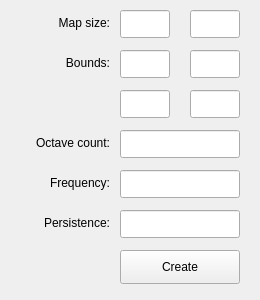
<?xml version="1.0" encoding="UTF-8"?>
<ui version="4.0">
 <class>MapCreatorHeightMapDialog</class>
 <widget class="QWidget" name="MapCreatorHeightMapDialog">
  <property name="geometry">
   <rect>
    <x>0</x>
    <y>0</y>
    <width>260</width>
    <height>300</height>
   </rect>
  </property>
  <property name="minimumSize">
   <size>
    <width>260</width>
    <height>300</height>
   </size>
  </property>
  <property name="maximumSize">
   <size>
    <width>260</width>
    <height>300</height>
   </size>
  </property>
  <property name="windowTitle">
   <string>HeightMap</string>
  </property>
  <widget class="QLabel" name="labelPersistence">
   <property name="geometry">
    <rect>
     <x>10</x>
     <y>213</y>
     <width>100</width>
     <height>20</height>
    </rect>
   </property>
   <property name="text">
    <string>Persistence:</string>
   </property>
   <property name="alignment">
    <set>Qt::AlignRight|Qt::AlignTrailing|Qt::AlignVCenter</set>
   </property>
  </widget>
  <widget class="QLineEdit" name="lineEditOctaveCount">
   <property name="geometry">
    <rect>
     <x>120</x>
     <y>130</y>
     <width>120</width>
     <height>28</height>
    </rect>
   </property>
  </widget>
  <widget class="QLabel" name="labelFrequency">
   <property name="geometry">
    <rect>
     <x>10</x>
     <y>173</y>
     <width>100</width>
     <height>20</height>
    </rect>
   </property>
   <property name="text">
    <string>Frequency:</string>
   </property>
   <property name="alignment">
    <set>Qt::AlignRight|Qt::AlignTrailing|Qt::AlignVCenter</set>
   </property>
  </widget>
  <widget class="QLabel" name="labelOctaveCount">
   <property name="geometry">
    <rect>
     <x>10</x>
     <y>133</y>
     <width>100</width>
     <height>20</height>
    </rect>
   </property>
   <property name="text">
    <string>Octave count:</string>
   </property>
   <property name="alignment">
    <set>Qt::AlignRight|Qt::AlignTrailing|Qt::AlignVCenter</set>
   </property>
  </widget>
  <widget class="QLineEdit" name="lineEditXBoundLower">
   <property name="geometry">
    <rect>
     <x>120</x>
     <y>50</y>
     <width>50</width>
     <height>28</height>
    </rect>
   </property>
  </widget>
  <widget class="QLabel" name="labelBounds">
   <property name="geometry">
    <rect>
     <x>10</x>
     <y>53</y>
     <width>100</width>
     <height>20</height>
    </rect>
   </property>
   <property name="text">
    <string>Bounds:</string>
   </property>
   <property name="alignment">
    <set>Qt::AlignRight|Qt::AlignTrailing|Qt::AlignVCenter</set>
   </property>
  </widget>
  <widget class="QLineEdit" name="lineEditPersistence">
   <property name="geometry">
    <rect>
     <x>120</x>
     <y>210</y>
     <width>120</width>
     <height>28</height>
    </rect>
   </property>
  </widget>
  <widget class="QLineEdit" name="lineEditFrequency">
   <property name="geometry">
    <rect>
     <x>120</x>
     <y>170</y>
     <width>120</width>
     <height>28</height>
    </rect>
   </property>
  </widget>
  <widget class="QPushButton" name="pushButtonCreate">
   <property name="geometry">
    <rect>
     <x>120</x>
     <y>250</y>
     <width>120</width>
     <height>34</height>
    </rect>
   </property>
   <property name="text">
    <string>Create</string>
   </property>
  </widget>
  <widget class="QLabel" name="labelMapSize">
   <property name="geometry">
    <rect>
     <x>10</x>
     <y>13</y>
     <width>100</width>
     <height>20</height>
    </rect>
   </property>
   <property name="text">
    <string>Map size:</string>
   </property>
   <property name="alignment">
    <set>Qt::AlignRight|Qt::AlignTrailing|Qt::AlignVCenter</set>
   </property>
  </widget>
  <widget class="QLineEdit" name="lineEdiMapSizeX">
   <property name="geometry">
    <rect>
     <x>120</x>
     <y>10</y>
     <width>50</width>
     <height>28</height>
    </rect>
   </property>
  </widget>
  <widget class="QLineEdit" name="lineEdiMapSizeY">
   <property name="geometry">
    <rect>
     <x>190</x>
     <y>10</y>
     <width>50</width>
     <height>28</height>
    </rect>
   </property>
  </widget>
  <widget class="QLineEdit" name="lineEditXBoundUpper">
   <property name="geometry">
    <rect>
     <x>190</x>
     <y>50</y>
     <width>50</width>
     <height>28</height>
    </rect>
   </property>
  </widget>
  <widget class="QLineEdit" name="lineEditZBoundLower">
   <property name="geometry">
    <rect>
     <x>120</x>
     <y>90</y>
     <width>50</width>
     <height>28</height>
    </rect>
   </property>
  </widget>
  <widget class="QLineEdit" name="lineEditZBoundUpper">
   <property name="geometry">
    <rect>
     <x>190</x>
     <y>90</y>
     <width>50</width>
     <height>28</height>
    </rect>
   </property>
  </widget>
 </widget>
 <resources/>
 <connections/>
</ui>
